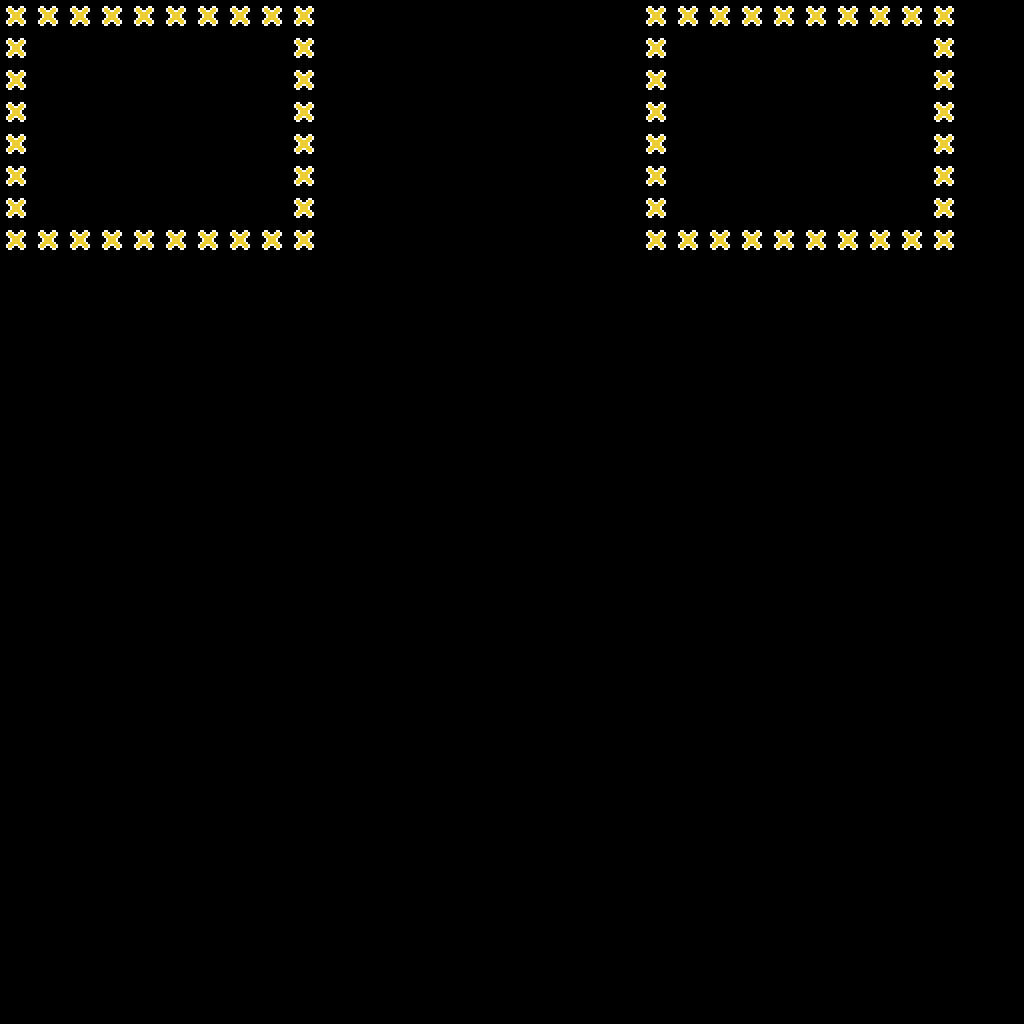

Below is a game level as drawn by its tile map, then a one-line description and the .tmx that defines it (tile-layer data replaced by summaries):
An orthogonal 32x32 tile map with 32x32 px tiles, 29 tile layers (Floor_A_1, Floor_B_1, Shadow_A_1, Wall_A_1, ...), 4 tilesets.

<map version="1.11" tiledversion="1.11.0" orientation="orthogonal" renderorder="right-down" compressionlevel="0" width="32" height="32" tilewidth="32" tileheight="32" infinite="0" nextlayerid="223" nextobjectid="1">
 <tileset firstgid="1" source="../../Tilesets/Sinnoh/borders.tsx" />
 <tileset firstgid="193" source="../../Tilesets/Sinnoh/systemtags.tsx" />
 <tileset firstgid="321" source="../../Tilesets/Sinnoh/passages.tsx" />
 <tileset firstgid="465" source="../../Tilesets/Sinnoh/PLAT basic int.tsx" />
 <layer id="205" name="Floor_A_1" width="32" height="32">
  <data>[1024 cells, 0 non-empty, 0 distinct tile ids]</data>
 </layer>
 <layer id="206" name="Floor_B_1" width="32" height="32">
  <data>[1024 cells, 0 non-empty, 0 distinct tile ids]</data>
 </layer>
 <layer id="207" name="Shadow_A_1" width="32" height="32">
  <data>[1024 cells, 0 non-empty, 0 distinct tile ids]</data>
 </layer>
 <layer id="221" name="Wall_A_1" width="32" height="32">
  <data>[1024 cells, 0 non-empty, 0 distinct tile ids]</data>
 </layer>
 <layer id="222" name="Wall_B_1" width="32" height="32">
  <data>[1024 cells, 0 non-empty, 0 distinct tile ids]</data>
 </layer>
 <layer id="43" name="Props_A_1" width="32" height="32">
  <data>[1024 cells, 0 non-empty, 0 distinct tile ids]</data>
 </layer>
 <layer id="44" name="Props_B_1" width="32" height="32">
  <data>[1024 cells, 0 non-empty, 0 distinct tile ids]</data>
 </layer>
 <layer id="175" name="Props_C_1" width="32" height="32">
  <data>[1024 cells, 0 non-empty, 0 distinct tile ids]</data>
 </layer>
 <layer id="211" name="Props_D_1" width="32" height="32">
  <data>[1024 cells, 0 non-empty, 0 distinct tile ids]</data>
 </layer>
 <group id="4" name="Z=0" />
 <layer id="208" name="Wall_A_2" width="32" height="32">
  <data>[1024 cells, 0 non-empty, 0 distinct tile ids]</data>
 </layer>
 <layer id="210" name="Wall_B_2" width="32" height="32">
  <data>[1024 cells, 0 non-empty, 0 distinct tile ids]</data>
 </layer>
 <layer id="45" name="Props_A_2" width="32" height="32">
  <data>[1024 cells, 0 non-empty, 0 distinct tile ids]</data>
 </layer>
 <layer id="62" name="Props_B_2" width="32" height="32">
  <data>[1024 cells, 0 non-empty, 0 distinct tile ids]</data>
 </layer>
 <group id="3" name="Z=1" />
 <layer id="217" name="Wall_A_3" width="32" height="32">
  <data>[1024 cells, 0 non-empty, 0 distinct tile ids]</data>
 </layer>
 <layer id="218" name="Wall_B_3" width="32" height="32">
  <data>[1024 cells, 0 non-empty, 0 distinct tile ids]</data>
 </layer>
 <layer id="63" name="Props_A_3" width="32" height="32">
  <data>[1024 cells, 0 non-empty, 0 distinct tile ids]</data>
 </layer>
 <layer id="64" name="Props_B_3" width="32" height="32">
  <data>[1024 cells, 0 non-empty, 0 distinct tile ids]</data>
 </layer>
 <group id="2" name="Z=2" />
 <layer id="219" name="Wall_A_4" width="32" height="32">
  <data>[1024 cells, 0 non-empty, 0 distinct tile ids]</data>
 </layer>
 <layer id="220" name="Wall_B_4" width="32" height="32">
  <data>[1024 cells, 0 non-empty, 0 distinct tile ids]</data>
 </layer>
 <layer id="199" name="Props_A_4" width="32" height="32">
  <data>[1024 cells, 0 non-empty, 0 distinct tile ids]</data>
 </layer>
 <layer id="212" name="Props_B_4" width="32" height="32">
  <data>[1024 cells, 0 non-empty, 0 distinct tile ids]</data>
 </layer>
 <group id="48" name="Z=3" />
 <layer id="61" name="Props_A_5" width="32" height="32">
  <data>[1024 cells, 0 non-empty, 0 distinct tile ids]</data>
 </layer>
 <layer id="213" name="Props_B_5" width="32" height="32">
  <data>[1024 cells, 0 non-empty, 0 distinct tile ids]</data>
 </layer>
 <group id="214" name="Z=4" />
 <layer id="215" name="Props_A_6" width="32" height="32">
  <data>[1024 cells, 0 non-empty, 0 distinct tile ids]</data>
 </layer>
 <layer id="216" name="Props_B_6" width="32" height="32">
  <data>[1024 cells, 0 non-empty, 0 distinct tile ids]</data>
 </layer>
 <layer id="209" name="Black_6" width="32" height="32">
  <data>[1024 cells, 240 non-empty, 1 distinct tile ids]</data>
 </layer>
 <group id="49" name="Z=5" />
 <layer id="168" name="systemtags" width="32" height="32">
  <data>[1024 cells, 0 non-empty, 0 distinct tile ids]</data>
 </layer>
 <layer id="15" name="passages" width="32" height="32" opacity="0.34">
  <data>[1024 cells, 0 non-empty, 0 distinct tile ids]</data>
 </layer>
 <layer id="1" name="Borders" width="32" height="32">
  <data>[1024 cells, 64 non-empty, 32 distinct tile ids]</data>
 </layer>
</map>
